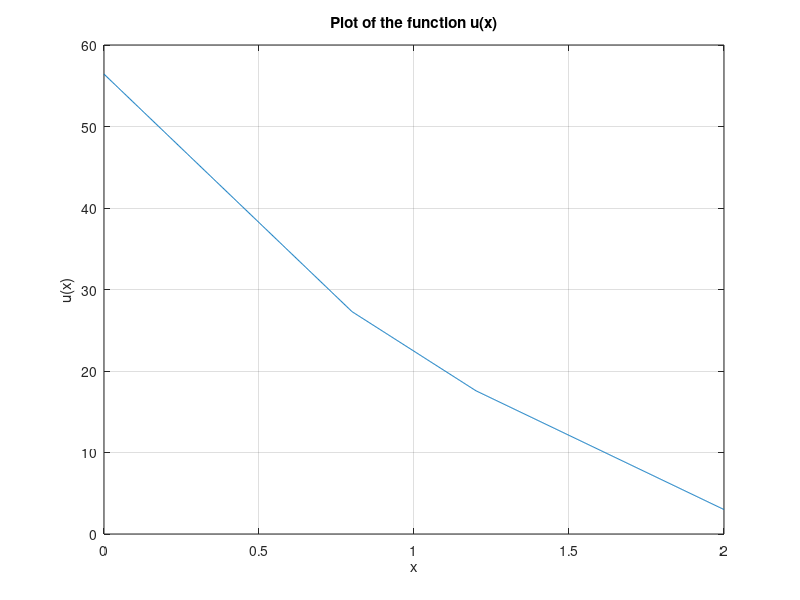

The MATLAB script that drew this image:
global n h;
n = input('Podaj n: ');
h = 2/n;

function result = e (i,x)
global n h;
if x >= h*(i - 2) & x < h*(i -1)
    result = (x - h*(i - 2))/h;
elseif x >= h*(i - 1) & x < h*(i)
    result = (h - (x - h*(i -1 )))/h;
else
    result = 0;

end
end

function result = e_prim(i,x)
global n h;
if x >= h*(i - 2) & x < h*(i -1)
    result = 1/h;
elseif x >= h*(i - 1) & x < h*(i)
    result = -1/h;
else
    result = 0;

end
end

function result = L(i)
global n h;
result = -37/2 * e(i,0) + 3/2 * e(i,1);
end

function result = k(x)
global n h;
if x <= 1 & x >= 0
    result = 1;
elseif x <= 2 & x > 1
    result = 2;
else
    result = 0;
end
end

function result = B(i,j)
global n h;
result = -2*e(j,2)*e_prim(i,2)-e(j,0)*e(i,0)+integral(@(x) k(x).*e_prim(i,x).*e_prim(j,x),0,2,'ArrayValued', true);
end

function result = u(W,x)
global n h;
result = 3/2*x;
for i = 1:n
    result = result + W(i)*e(i,x);
end
end

A = zeros(n, n);
for i = 1:n
    for j = 1:n
        A(i, j) = B(i, j);
    end
end

V = zeros(n, 1);
for i = 1:n
    V(i) = L(i);
end

W = A\V;

x_values = linspace(0, 2, 1000);
u_values = arrayfun(@(x) u(W, x), x_values);

figure;
plot(x_values, u_values);
xlabel('x');
ylabel('u(x)');
title('Plot of the function u(x)');
grid on;